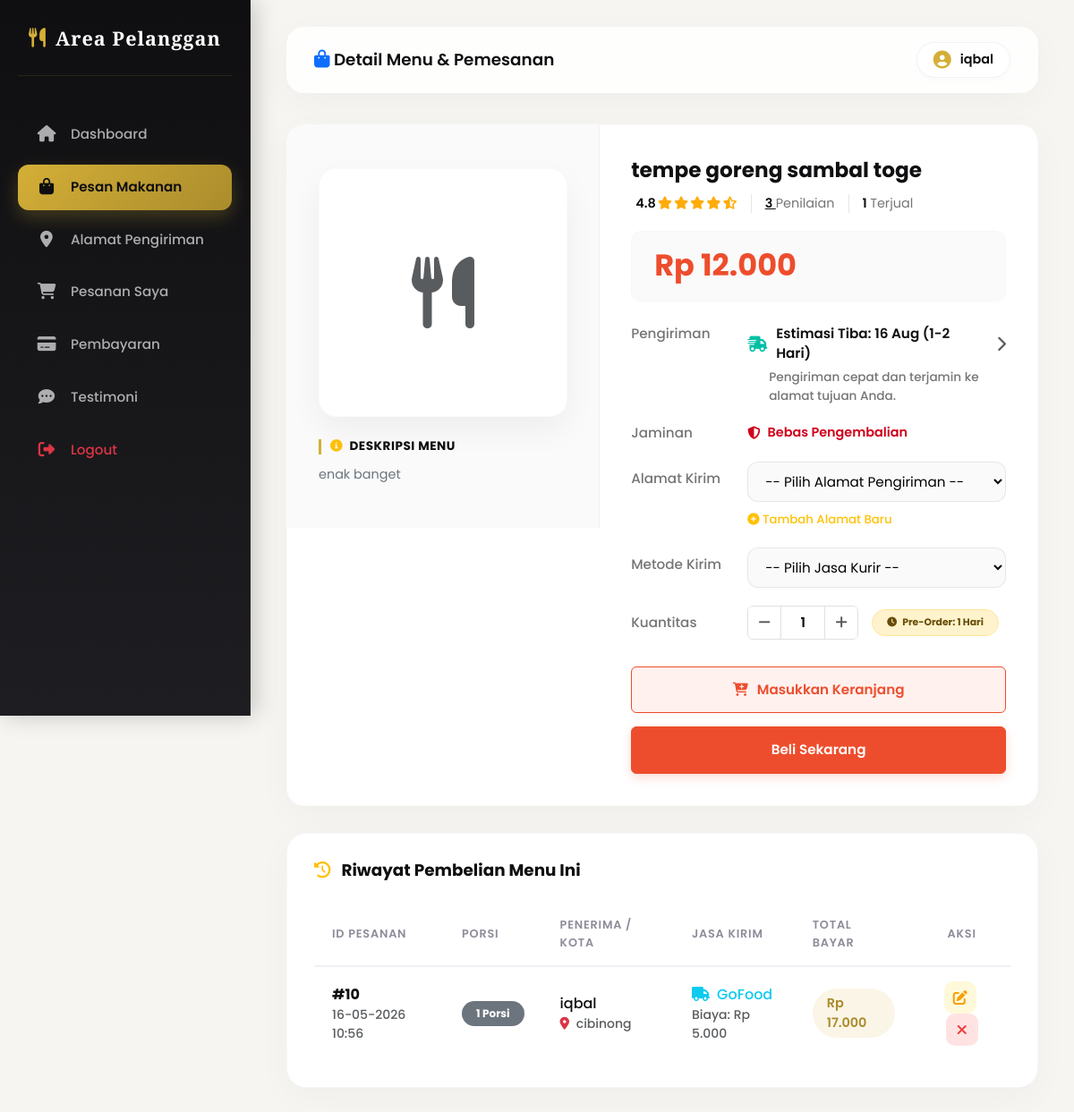
The app's page /pengunjung/pesan.php?id=2 (signed in), older data.
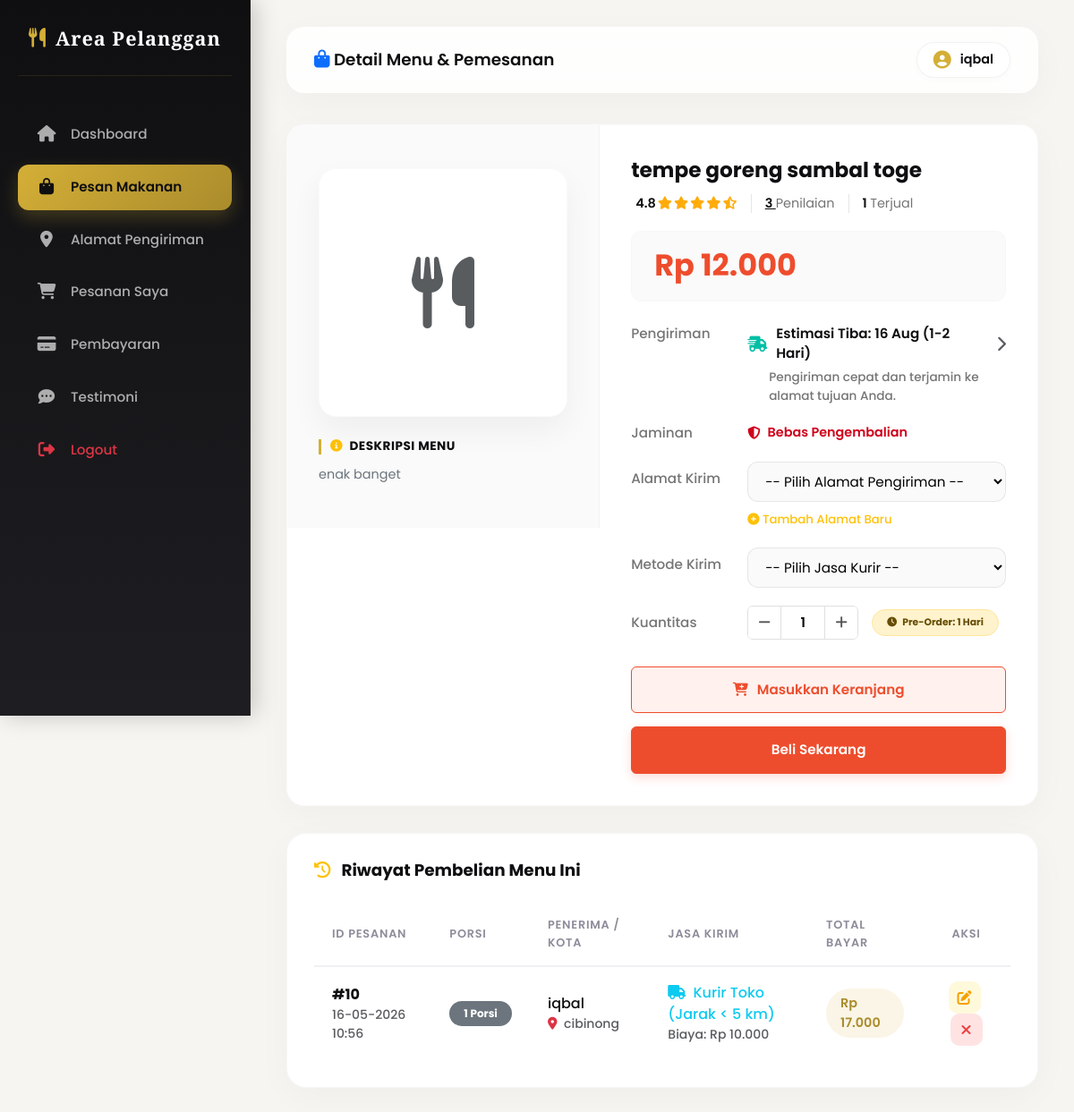
The same page, newer data.
### tables this page shows
CREATE TABLE `pesanan` (
  `id` int(11) NOT NULL,
  `user_id` int(11) DEFAULT NULL,
  `alamat_id` int(11) DEFAULT NULL,
  `ongkir_id` int(11) DEFAULT NULL,
  `tanggal` timestamp NULL DEFAULT CURRENT_TIMESTAMP,
  `total` int(11) DEFAULT NULL,
  `status_pengiriman` varchar(50) DEFAULT 'Proses (Estimasi)'
);

CREATE TABLE `ongkir` (
  `id` int(11) NOT NULL,
  `nama_jasa` varchar(100) DEFAULT NULL,
  `biaya` int(11) DEFAULT NULL,
  `estimasi` varchar(50) DEFAULT '1-2 Hari'
);

CREATE TABLE `detail_pesanan` (
  `id` int(11) NOT NULL,
  `pesanan_id` int(11) DEFAULT NULL,
  `produk_id` int(11) DEFAULT NULL,
  `jumlah` int(11) DEFAULT NULL,
  `subtotal` int(11) DEFAULT NULL
);

CREATE TABLE `alamat` (
  `id` int(11) NOT NULL,
  `user_id` int(11) DEFAULT NULL,
  `nama_penerima` varchar(100) DEFAULT NULL,
  `alamat` text,
  `kota` varchar(50) DEFAULT NULL
);

### pengunjung/pesan.php (the view, shortened to what the changed rows need)
<?php
include '../koneksi.php';
$user_id = $_SESSION['id'];
$id = isset($_GET['id']) ? intval($_GET['id']) : 0;
$produk = mysqli_fetch_array(mysqli_query($conn,"SELECT * FROM produk WHERE id='$id'"));
$data = mysqli_query($conn,"
SELECT p.*, a.nama_penerima, a.kota, o.nama_jasa, o.biaya, dp.jumlah, pr.nama as nama_produk
FROM pesanan p
LEFT JOIN alamat a ON p.alamat_id = a.id
LEFT JOIN ongkir o ON p.ongkir_id = o.id
LEFT JOIN detail_pesanan dp ON p.id = dp.pesanan_id
LEFT JOIN produk pr ON dp.produk_id = pr.id
WHERE p.user_id='$user_id' AND dp.produk_id='$id'
ORDER BY p.id DESC
");
?>
<!DOCTYPE html>
<html lang="id">
<head>
    <link href="https://cdnjs.cloudflare.com/ajax/libs/font-awesome/6.5.0/css/all.min.css" rel="stylesheet">
    <link href="https://cdn.jsdelivr.net/npm/bootstrap@5.3.0/dist/css/bootstrap.min.css" rel="stylesheet">
    <link href="../css/dashboard.css" rel="stylesheet">
</head>
<body>
    <div class="main-content">
        <div class="product-detail-container">
            <div class="row g-0">
                <div class="col-lg-7 col-md-6">
                    <div class="product-info-side">
                        <div class="shopee-price-box">
                            <h2 class="shopee-price-big">Rp <?= number_format($produk['harga'], 0, ',', '.'); ?></h2>
                        </div>
                    </div>
                </div>
            </div>
        </div>
        <div class="card-premium">
            <div class="table-responsive">
                <table class="table-premium">
                    <thead>
                        <tr>
                            <th>ID Pesanan</th>
                            <th>Porsi</th>
                            <th>Penerima / Kota</th>
                            <th>Jasa Kirim</th>
                            <th>Total Bayar</th>
                            <th class="text-center">Aksi</th>
                        </tr>
                    </thead>
                    <tbody>
                        <?php if(mysqli_num_rows($data) > 0){ ?>
                            <?php while($d=mysqli_fetch_array($data)){ ?>
                            <tr>
                                <td>
                                    <span class="fw-bold">#<?= $d['id'] ?></span>
                                    <div class="small text-muted"><?= date('d-m-Y H:i', strtotime($d['tanggal'])) ?></div>
                                </td>
                                <td>
                                    <span class="badge bg-secondary rounded-pill px-3 py-2"><?= $d['jumlah'] ? $d['jumlah'] : '1' ?> Porsi</span>
                                </td>
                                <td>
                                    <div class="fw-medium"><?= htmlspecialchars($d['nama_penerima'] ? $d['nama_penerima'] : '-') ?></div>
                                    <div class="small text-muted"><i class="fa fa-map-marker-alt text-danger me-1"></i> <?= htmlspecialchars($d['kota'] ? $d['kota'] : '-') ?></div>
                                </td>
                                <td>
                                    <div class="fw-medium text-info"><i class="fa fa-truck me-1"></i> <?= htmlspecialchars($d['nama_jasa'] ? $d['nama_jasa'] : '-') ?></div>
                                    <div class="small text-muted">Biaya: Rp <?= number_format($d['biaya'], 0, ',', '.') ?></div>
                                </td>
                                <td>
                                    <span class="price-badge">
                                        Rp <?= number_format($d['total'], 0, ',', '.') ?>
                                    </span>
                                </td>
                                <td class="text-center">
                                    <a href="?id=<?= $id ?>&edit=<?= $d['id'] ?>" class="btn-action-premium btn-edit-premium me-1" title="Edit Rincian">
                                        <i class="fa fa-edit"></i>
                                    </a>
                                    <button type="button" class="btn-action-premium btn-delete-premium" onclick="konfirmasiHapus('?id=<?= $id ?>&hapus=<?= $d['id'] ?>')" title="Batalkan">
                                        <i class="fa fa-times"></i>
                                    </button>
                                </td>
                            </tr>
                            <?php } ?>
                        <?php } ?>
                    </tbody>
                </table>
            </div>
        </div>
    </div>
</body>
</html>

Row changes from the older to the newer data that the page shows:
changed pesanan "iqbal": ongkir.nama_jasa "GoFood" → "Kurir Toko (Jarak < 5 km)"; ongkir.biaya "5.000" → "10.000"
